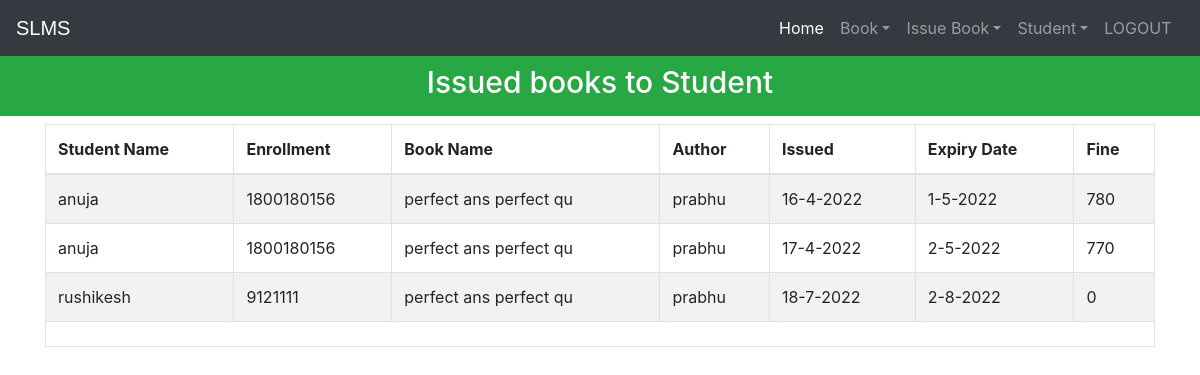
The page /viewissuedbook (signed in) on the database its author committed.
### library/models.py (models this page shows, shortened)
class StudentExtra(models.Model):
    user=models.OneToOneField(User,on_delete=models.CASCADE)
    enrollment = models.CharField(max_length=40)
    branch = models.CharField(max_length=40)
    @property
    def get_name(self):
        return self.user.first_name

class Book(models.Model):
    catchoice= [
        ('education', 'Education'),
        ('entertainment', 'Entertainment'),
        ('comics', 'Comics'),
        ('biography', 'Biography'),
        ('history', 'History'),
        ('novel', 'Novel'),
        ('fantasy', 'Fantasy'),
        ('thriller', 'Thriller'),
        ('romance', 'Romance'),
        ('scifi','Sci-Fi')
        ]
    name=models.CharField(max_length=30)
    isbn=models.PositiveIntegerField()
    author=models.CharField(max_length=40)
    category=models.CharField(max_length=30,choices=catchoice,default='education')

### library/views.py (the view)
# urls.py: path('viewissuedbook', views.viewissuedbook_view),
@login_required(login_url='adminlogin')
@user_passes_test(is_admin)
def viewissuedbook_view(request):
    issuedbooks=models.IssuedBook.objects.all()
    li=[]
    for ib in issuedbooks:
        issdate=str(ib.issuedate.day)+'-'+str(ib.issuedate.month)+'-'+str(ib.issuedate.year)
        expdate=str(ib.expirydate.day)+'-'+str(ib.expirydate.month)+'-'+str(ib.expirydate.year)
        days=(date.today()-ib.issuedate)
        print(date.today())
        d=days.days
        fine=0
        if d>15:
            day=d-15
            fine=day*10
        books=list(models.Book.objects.filter(isbn=ib.isbn))
        students=list(models.StudentExtra.objects.filter(enrollment=ib.enrollment))
        i=0
        for l in books:
            t=(students[i].get_name,students[i].enrollment,books[i].name,books[i].author,issdate,expdate,fine)
            i=i+1
            li.append(t)
    return render(request,'library/viewissuedbook.html',{'li':li})

### library/views.py (called while the page is built)
def is_admin(user):
    return user.groups.filter(name='ADMIN').exists()

### templates/library/viewissuedbook.html (shortened to what this page needs)
<!DOCTYPE html>
<html lang="en" dir="ltr">
  <head>
  </head>
  <body>
    {% include "library/navbaradmin.html" %}
    <br>
    <br>
    <h3 class="p-3 mb-2 bg-success text-white" style = 'font-size: 30px;text-align:center;margin-bottom:0px;'>Issued books to Student</h3>
{% if li%}
    <div class="container">
      <table class="table table-hover table-condensed table-striped table-bordered">
        <thead>
        <tr>
        <th>Student Name</th>
        <th>Enrollment</th>
        <th>Book Name</th>
        <th>Author</th>
        <th>Issued</th>
        <th>Expiry Date</th>
        <th>Fine</th>
        </tr>
        </thead>
        <tfoot>
        <tr>
        <td colspan="7">
        </td>
        </tr>
        </tfoot>
        <tbody>
          {% for t in li %}
            <tr>
              <td>{{t.0}}</td>
              <td>{{t.1}}</td>
              <td>{{t.2}}</td>
              <td>{{t.3}}</td>
              <td>{{t.4}}</td>
              <td>{{t.5}}</td>
              <td>{{t.6}}</td>
            </tr>
            {%endfor%}
        </tbody>
        </table>
    </div>
    {%else%}
    <h1> 0 book Issued</h1>
    {%endif%}
    <br><br><br><br><br><br><br><br><br>
  {% include "library/footer.html" %}
  </body>
</html>

### rows shown on the page
StudentExtra: enrollment "1800180156" "1800180156"
Book: name "perfect ans perfect qu" "perfect ans perfect qu" "perfect ans perfect qu", author "prabhu" "prabhu" "prabhu"
StudentExtra: enrollment "9121111"

### other values the page prints
{{ t.0 }} "anuja" "anuja" "rushikesh"
{{ t.4 }} "16-4-2022" "17-4-2022" "18-7-2022"
{{ t.5 }} "1-5-2022" "2-5-2022" "2-8-2022"
{{ t.6 }} "780" "770" "0"
